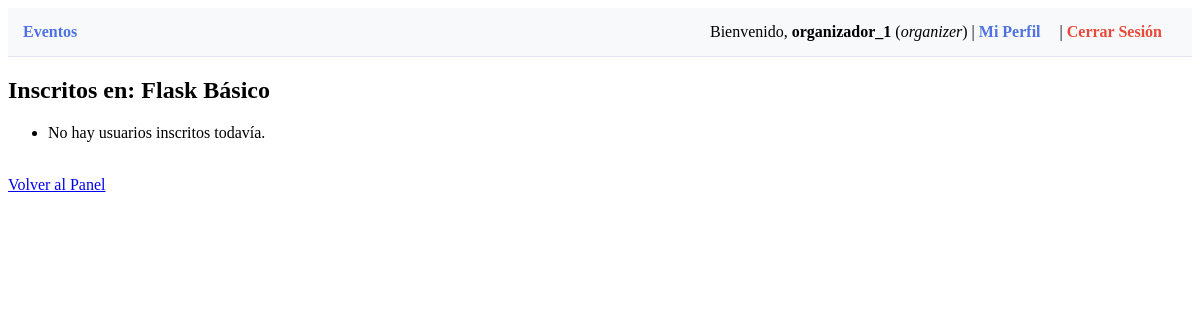
/events/event/1/attendees (signed in), run on the app's committed database.
### models.py (models this page shows)
class User(db.Model, UserMixin):
    __tablename__ = 'users'
    id = db.Column(db.Integer, primary_key=True)
    username = db.Column(db.String(50), unique=True, nullable=False)
    email = db.Column(db.String(120), unique=True, nullable=False)
    password_hash = db.Column(db.String(256), nullable=False)
    role = db.Column(db.String(20), nullable=False) # 'organizer' o 'attendee'
    bio = db.Column(db.Text, nullable=True)
    events_created = db.relationship('Event', backref='organizer', lazy=True)
    registrations = db.relationship('Registration', backref='user', lazy=True)

class Event(db.Model):
    __tablename__ = 'events'
    id = db.Column(db.Integer, primary_key=True)
    title = db.Column(db.String(100), nullable=False)
    description = db.Column(db.Text, nullable=False)
    date = db.Column(db.DateTime, nullable=False)
    capacity = db.Column(db.Integer, nullable=False)
    category = db.Column(db.String(50), nullable=False)
    organizer_id = db.Column(db.Integer, db.ForeignKey('users.id'), nullable=False)
    attendees = db.relationship('Registration', backref='event', lazy=True)

### events/routes.py (the view)
@events_bp.route('/event/<int:event_id>/attendees')
@login_required
@role_required('organizer')
def view_attendees(event_id):
    event = Event.query.get_or_404(event_id)
    if event.organizer_id != current_user.id:
        abort(403)
    return render_template('events/attendees.html', event=event)

### app.py (called while the page is built)
def create_app():
    app = Flask(__name__)
    app.config.from_object(Config)
    db.init_app(app)
    login_manager = LoginManager()
    login_manager.login_view = 'auth.login' # Ruta a la que redirige si no está autenticado
    login_manager.init_app(app)
    @login_manager.user_loader
    def load_user(user_id):
        return User.query.get(int(user_id))
    from auth.routes import auth_bp
    from events.routes import events_bp
    from users.routes import users_bp
    app.register_blueprint(auth_bp)
    app.register_blueprint(events_bp)
    app.register_blueprint(users_bp)
    with app.app_context():
        db.create_all()
    @app.route('/')
    def index():
        return redirect(url_for('events.list_events'))
    return app

### events/routes.py (called while the page is built)
def role_required(role_name):
    def decorator(f):
        @wraps(f)
        def decorated_function(*args, **kwargs):
            if current_user.role != role_name:
                abort(403)
            return f(*args, **kwargs)
        return decorated_function
    return decorator

### templates/events/attendees.html
{% extends 'base.html' %}
{% block content %}
<h2>Inscritos en: {{ event.title }}</h2>
<ul>
    {% for reg in event.attendees %}
        <li>{{ reg.user.username }} ({{ reg.user.email }}) - Inscrito el: {{ reg.registered_at }}</li>
    {% else %}
        <li>No hay usuarios inscritos todavía.</li>
    {% endfor %}
</ul>
<br>
<a href="{{ url_for('events.dashboard_organizer') }}">Volver al Panel</a>
{% endblock %}

### templates/base.html (shortened to what this page needs)
<!DOCTYPE html>
<html lang="es">
<head>
</head>
<body>
    <nav>
        <div>
            <a href="{{ url_for('events.list_events') }}">Eventos</a>
        </div>
        <div>
            {% if current_user.is_authenticated %}
                <span>Bienvenido, <strong>{{ current_user.username }}</strong> (<i>{{ current_user.role }}</i>)</span> |
                <a href="{{ url_for('users.profile') }}">Mi Perfil</a> |
                <a href="{{ url_for('auth.logout') }}" class="logout-btn">Cerrar Sesión</a>
            {% else %}
                <a href="{{ url_for('auth.login') }}">Ingresar</a> |
                <a href="{{ url_for('auth.register') }}">Registrarse</a>
            {% endif %}
        </div>
    </nav>
    {% block content %}
    {% endblock %}
</body>
</html>

### templates/base.html (style rules this page uses)
nav { background-color: #f8f9fa; padding: 15px; border-bottom: 1px solid #e3e6f0; margin-bottom: 20px; display: flex; justify-content: space-between; align-items: center; }
nav a { color: #4e73df; text-decoration: none; margin-right: 15px; font-weight: bold; }
.logout-btn { color: #e74a3b; }

### data on the page
User: username "organizador_1", role "organizer"
Event: title "Flask Básico"
